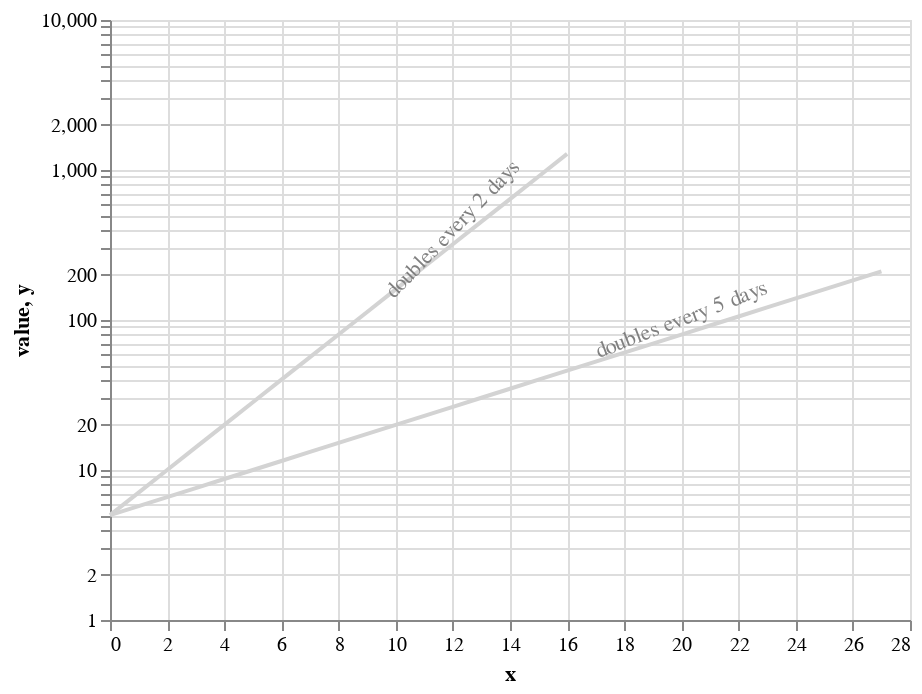

Notebook code for this chart:
### Code cell
double2 = alt.Chart(source2).mark_line().transform_calculate(
    double2='5*pow(2,(datum.x/2))'
).transform_fold(
    ['double2']
).encode(
    x='x:Q',
    y=alt.Y('value:Q', scale=alt.Scale(type='log')),
    color=alt.value('lightgray')
)

source5 = alt.sequence(start=0, stop=28, step=1, as_='x')

double5 = alt.Chart(source5).mark_line().transform_calculate(
    double5='5*pow(2,(datum.x/5))'
).transform_fold(
    ['double5']
).encode(
    x='x:Q',
    y='value:Q',
    color=alt.value('lightgray')
)

text2 = alt.Chart({'values':[{'x': 12, 'y': 400}]}).mark_text(
    text='doubles every 2 days', angle=314,
    color = 'gray'
).encode(
    x='x:Q', y='y:Q'
)

text5 = alt.Chart({'values':[{'x': 20, 'y': 100}]}).mark_text(
    text='doubles every 5 days', angle=339,
    color = 'gray'
).encode(
    x='x:Q', y='y:Q'
)

double2 + double5 + text2 + text5

### Figure 1 — Vega-Lite specification as saved in the notebook (floating-point values rounded to 4 significant figures)
{"config": {"view": {"continuousWidth": 400, "continuousHeight": 300}}, "layer": [{"data": {"sequence": {"start": 0, "stop": 17, "step": 1, "as": "x"}}, "mark": "line", "encoding": {"color": {"value": "lightgray"}, "x": {"type": "quantitative", "field": "x"}, "y": {"type": "quantitative", "field": "value", "scale": {"type": "log"}}}, "transform": [{"calculate": "5*pow(2,(datum.x/2))", "as": "double2"}, {"fold": ["double2"]}]}, {"data": {"sequence": {"start": 0, "stop": 28, "step": 1, "as": "x"}}, "mark": "line", "encoding": {"color": {"value": "lightgray"}, "x": {"type": "quantitative", "field": "x"}, "y": {"type": "quantitative", "field": "value"}}, "transform": [{"calculate": "5*pow(2,(datum.x/5))", "as": "double5"}, {"fold": ["double5"]}]}, {"data": {"name": "data-e7e9311eb3dd80c59e0cb4307391b003"}, "mark": {"type": "text", "angle": 314, "color": "gray", "text": "doubles every 2 days"}, "encoding": {"x": {"type": "quantitative", "field": "x"}, "y": {"type": "quantitative", "field": "y"}}}, {"data": {"name": "data-65f8adf81b8f3f4d81489b94c085f084"}, "mark": {"type": "text", "angle": 339, "color": "gray", "text": "doubles every 5 days"}, "encoding": {"x": {"type": "quantitative", "field": "x"}, "y": {"type": "quantitative", "field": "y"}}}], "$schema": "https://vega.github.io/schema/vega-lite/v4.8.1.json", "datasets": {"data-e7e9311eb3dd80c59e0cb4307391b003": [{"x": 12, "y": 400}], "data-65f8adf81b8f3f4d81489b94c085f084": [{"x": 20, "y": 100}]}}
